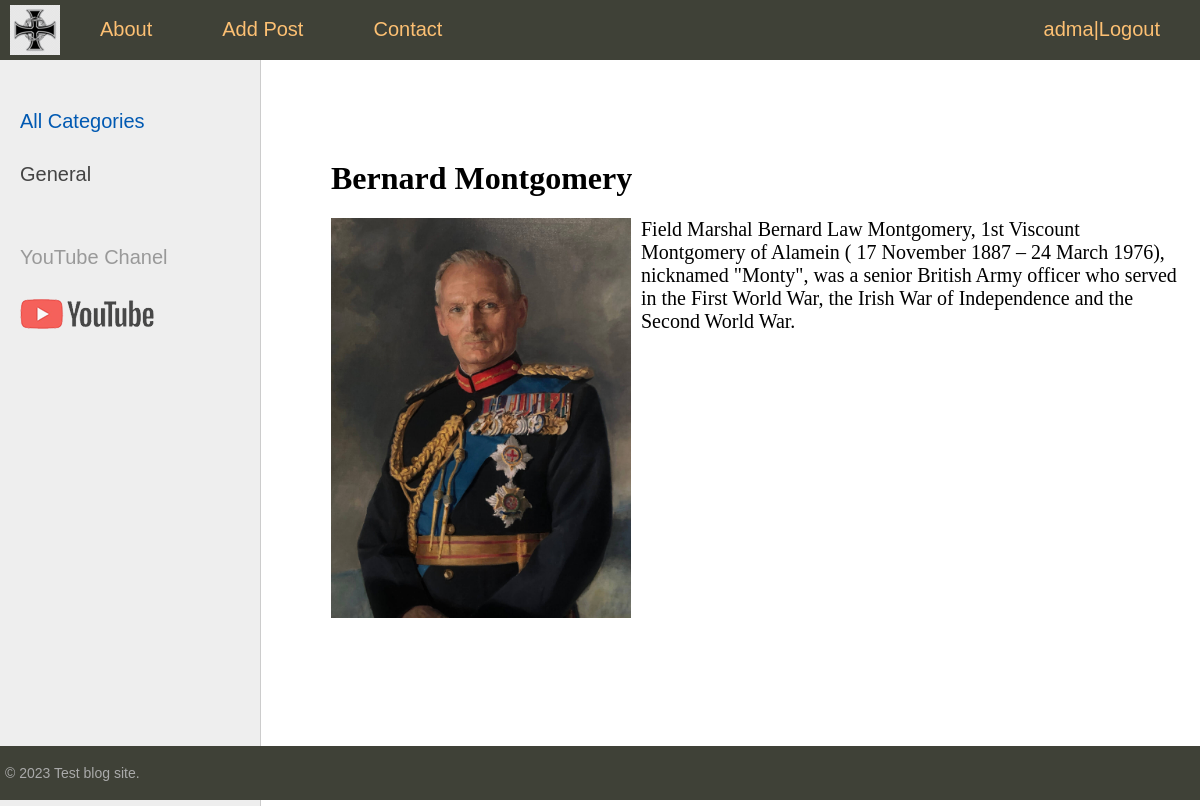
The page /post/bernard-montgomery/ (signed in) on the database its author committed.
### users/models.py (models this page shows)
class MyUser(AbstractUser):
    photo = models.ImageField(upload_to='photos/pofile/%Y/%m/%d/', null=True)
    region=models.CharField(null=True, max_length=50)

### sitetest/models.py (models this page shows, shortened)
class Category(models.Model):
    name = models.CharField(max_length=100, db_index=True, verbose_name="Category")
    slug = models.SlugField(max_length=255, unique=True, db_index=True, verbose_name="Slug")
    class Meta:
        verbose_name = "Category"
        verbose_name_plural = "Catefories"
    def get_absolute_url(self):
        return reverse("category", kwargs={"cat_slug": self.slug})

class Persons(models.Model):
    class Status(models.IntegerChoices):
        DRAFT = 0, "Not Published"
        PUBLISHED = 1, "Published"
    title = models.CharField(max_length=255, verbose_name="Name")
    slug = models.SlugField(max_length=255, unique=True, db_index=True, verbose_name="Slug")
    photo = models.FileField(upload_to='photos/%Y/%m/%d/',
                             blank=True, null=True, verbose_name="Photo")
    content = models.TextField(blank=True, verbose_name="content")
    time_create = models.DateTimeField(auto_now_add=True, verbose_name="Time of creation")
    time_update = models.DateTimeField(auto_now=True, verbose_name="Last update")
    is_published = models.BooleanField(choices=tuple(map(lambda x: (bool(x[0]), x[1]), Status.choices)),
                                       default=Status.DRAFT, verbose_name="Published Status")
    cat = models.ForeignKey('Category', on_delete=models.PROTECT, related_name='categ', verbose_name="Category")
    tags = models.ManyToManyField('TagPost', blank=True, related_name='tags', verbose_name="Tags")
    country = models.OneToOneField('Country', blank=True, on_delete=models.SET_NULL, null=True, related_name='countri',
                                   verbose_name="Country")
    author = models.ForeignKey(get_user_model(), on_delete=models.SET_NULL, related_name='posts', null=True,
                               default=True)
    objects = models.Manager()
    published = PublishedManager()
    class Meta:
        verbose_name_plural = "Person"

### sitetest/views.py (the view)
# urls.py: path('post/<slug:post_slug>/', views.ShowPost.as_view(), name="post"),
class ShowPost(LoginRequiredMixin,DataMixin, DetailView):
    template_name = "sitetest/post.html"
    context_object_name = 'post'
    slug_url_kwarg = 'post_slug'
    def get_context_data(self, **kwargs):
        context = super().get_context_data(**kwargs)
        return self.get_mixin_context_data(context, title=context['post'].title)
    def get_object(self, queryset=None):
        return get_object_or_404(Persons, slug=self.kwargs[self.slug_url_kwarg])

### sitetest/templatetags/person_tags.py (called while the page is built)
@register.inclusion_tag('sitetest/list_categories.html')
def show_categories(cat_selected=0):
    cats = Category.objects.annotate(total=Count("categ")).filter(total__gt=0)
    return {'cats': cats, 'cat_selected': cat_selected}

@register.inclusion_tag('sitetest/list_tags.html')
def show_tags():
    tags = TagPost.objects.annotate(total=Count("tags")).filter(total__gt=0)
    return {'tags': tags}

### sitetest/utils.py (called while the page is built)
    def get_mixin_context_data(self, context, **kwargs):
        context['cat_selected'] = None
        context.update(kwargs)
        return context

### users/context_processors.py (called while the page is built)
def get_upper_menu(request):
    return {'upper_menu':menu}

### sitetest/templates/sitetest/post.html (shortened to what this page needs)
{% extends 'base.html' %}
{% block content %}
<h1> {{title}}</h1>
{% if post.photo %}
<p><img class="img-article-left" src="{{post.photo.url}}"></p>
{% endif %}
<p> {{post.content|linebreaks}}</p>
{% endblock %}

### templates/base.html (shortened to what this page needs)
{% load static %}
{% load person_tags %}
<!DOCTYPE html>
<html>
<head>
	<link type="text/css" href="{% static 'sitetest/css/styles.css' %}" rel="stylesheet" />
</head>
<body>
<table class="table-page" border=0 cellpadding="0" cellspacing="0">
<tr><td valign=top>
{% block mainmenu %}
		<div class="header">
			<ul id="mainmenu" class="mainmenu">
			<li class="logo"><a href="{% url 'home' %}"><div class="logo"></div></a></li>
{% for m in upper_menu %}
		<li><a href="{% url m.url_name %}">{{m.title}}</a></li>
{% endfor %}
				{%if user.is_authenticated%}
		<li class="last"><a href="{%url 'users:profile'%}">{{user.username}}</a>|<a href="{%url 'users:logout'%}">Logout</a> </li>
				{%else%}
		<li class="last"><a href="{%url 'users:login'%}">Login</a>|<a href="{%url 'users:registration'%}">Registration</a></li>
				{%endif%}
			</ul>
		</div>
{% endblock mainmenu %}
<table class="table-content" border=0 cellpadding="0" cellspacing="0">
<tr>
	<td valign="top" class="left-chapters">
	<ul id="leftchapters">
		{% if cat_selected == 0 or cat_selected is None %}
		<li class="selected">All Categories</li>
		{% else %}
		<li><a href="{% url 'home' %}">All Сategories</a></li>
		{% endif %}
		{% show_categories cat_selected%}
		<li class="share">
		<p>YouTube Chanel</p>
		<a class="share-yt" href="https://www.youtube.com/channel/UCnRAS_JjCz_UkiyF-bRwD_g" target="_blank" rel="nofollow"></a>
		</li>
	</ul>
</td>
<td valign="top" class="content">
	<div class="content-text">
{% block content %}
{% endblock %}
	</div>
</td></tr></table>
</td></tr>
<tr><td valign=top>
	<div id="footer">
		<p>&copy; 2023 Test blog site.</p>
	</div>
</td></tr></table>
</body>
</html>

### sitetest/templates/sitetest/list_categories.html
{% for cat in cats %}
{% if cat.id == cat_selected%}
<li class="selected">{{cat.name}}</li>
{% else %}
<li><a href="{{ cat.get_absolute_url }}">{{cat.name}}</a></li>
{% endif %}
{% endfor %}

### sitetest/static/sitetest/css/styles.css (style rules this page uses)
html, body { font-family: 'Arial'; margin: 0; padding: 0; height: 100%; width: 100%; color: #444; }
a { color: #0059b2; text-decoration: none; }
img { max-width: 600px; height: auto; }
img.img-article-left { max-width: 300px; height: auto; float: left; padding: 0 10px 10px 0; }
.table-page { width: 100%; height: 100%; vertical-align: top; }
.table-page tr { height: 100%; }
.header { background: #3F4137; height: 60px; }
.logo { background: url('../images/logo.png') no-repeat 10px 5px; width: 70px; height: 60px; }
ul.mainmenu { list-style: none; margin: 0; padding: 0; height: 60px; color: #fdc073; font-size: 20px; overflow: hidden; }
ul.mainmenu li { float: left; margin: 18px 40px 0 30px; }
ul.mainmenu li.logo { margin: 0; }
ul.mainmenu li.last { float: right; }
ul.mainmenu li a { color: #fdc073; text-decoration: none; }
.table-content { width: 100%; min-height: 100%; height: 100%; }
.left-chapters { margin: 0; background: #eee; border-right: 1px solid #ccc; }
.left-chapters ul { width: 230px; margin: 0; padding: 20px 10px 10px 20px; list-style: none; font-size: 20px; }
.left-chapters ul li { margin: 30px 0 0 0; color: #999; }
.left-chapters ul li.selected { color: #0059b2; }
.left-chapters ul li a { color: #444; text-decoration: none; }
.left-chapters ul li.share { margin: 60px 0 0 0; }
.left-chapters ul li.share p { margin: 30px 0 30px 0; }
.left-chapters ul li.share a { display: inline-block; width: 40px; height: 40px; margin: 0 20px 0 0; }
.left-chapters ul li.share a.share-yt { width: 100%; height: 30px; background: url('../images/share_yt.png') no-repeat 0 0 }
.content { padding: 40px 20px 20px 40px; width: 100%; box-sizing: border-box; }
.content-text { margin: 60px 0 0 30px; color: #000; font-size: 20px; font-family: Yandex Sans Display Light; }
.content-text h1 { font-size: 32px; }
#footer { box-sizing: border-box; background: #3F4137; padding: 5px; color: #aaa; font-size: 14px; font-family: Verdana, Geneva, Arial, Helvetica; text-align: left; overflow: hidden; }

### rows shown on the page
MyUser: username "adma"
Category: name "General"
Persons: title "Bernard Montgomery", photo (picture), content "Field Marshal Bernard Law Montgomery, 1st Viscount Montgomery of Alamein ( 17 November 1887 – 24 March 1976), nicknamed \"Monty\", was a senior British Army officer who served in the First World War, the Irish War of Independence and the Second World War."

### other values the page prints
{{ m.title }} "About" "Add Post" "Contact"
